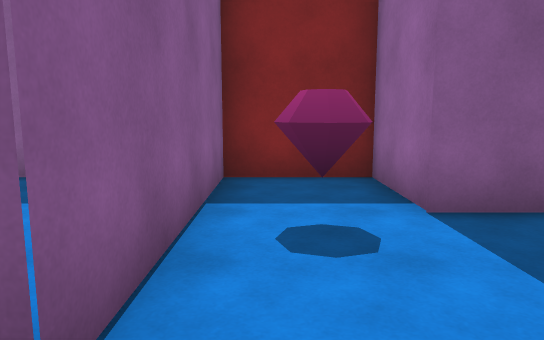
view 1 (above)

18 first-person views from a walk through a scene from a Unity 3-D project. The camera is 1.4 m above the floor, tilts 8° down and sees 70° across. The floor is counted in squares, 1.33 m on a side. Each view is taken from the middle of a square. On the plan, view 1 faces up. The plan holds only what a view shows up to about 14 squares ahead; the rest is blank. The place goes on beyond the plan. The player character is not drawn.

view 2
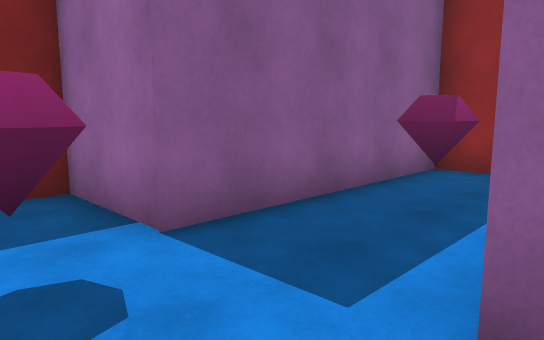

view 3
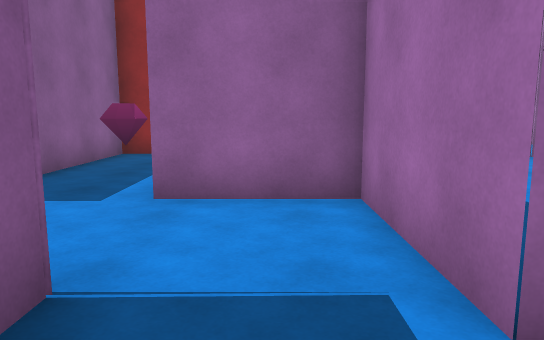

view 4
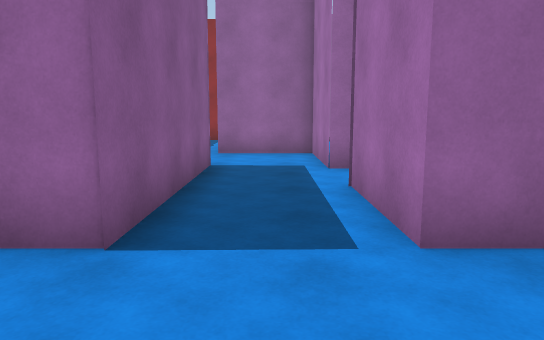

view 5
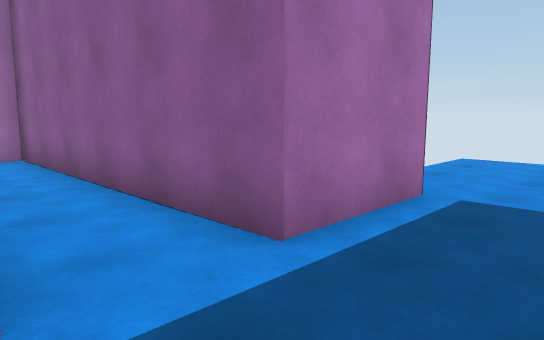

view 6
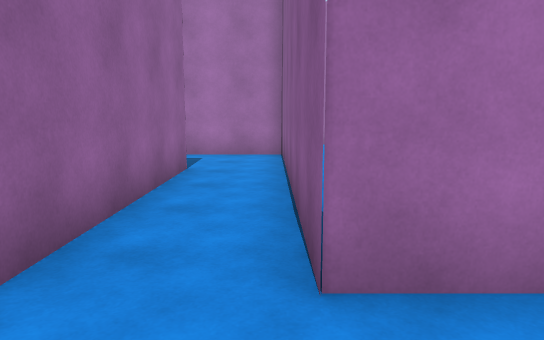

view 7
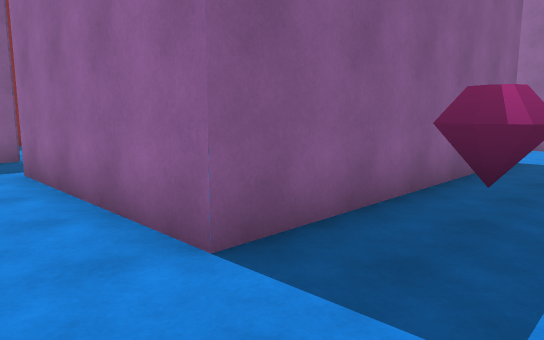

view 8
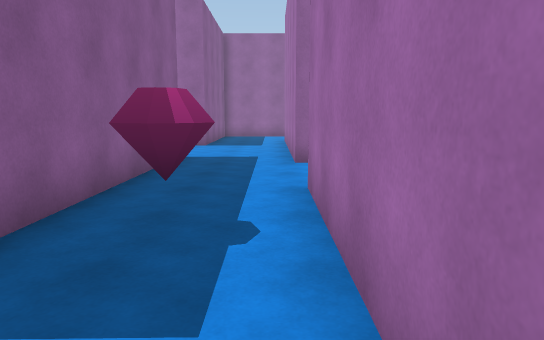

view 9
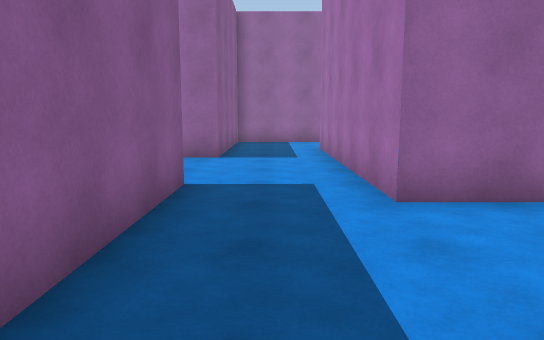

view 10
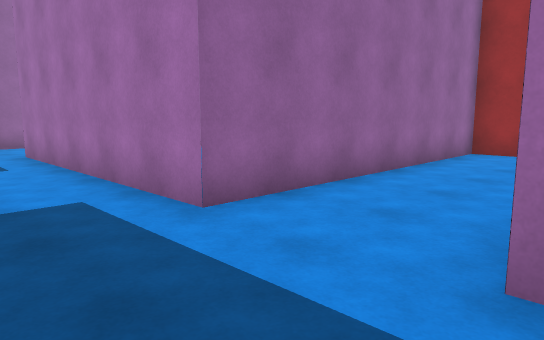

view 11
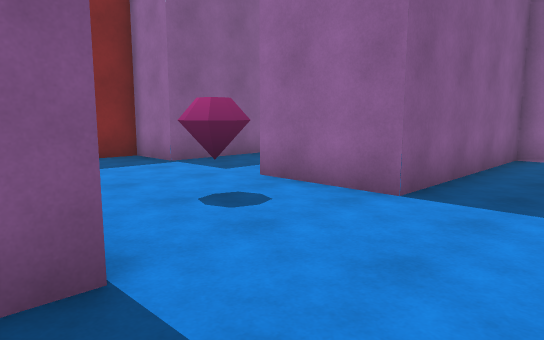

view 12
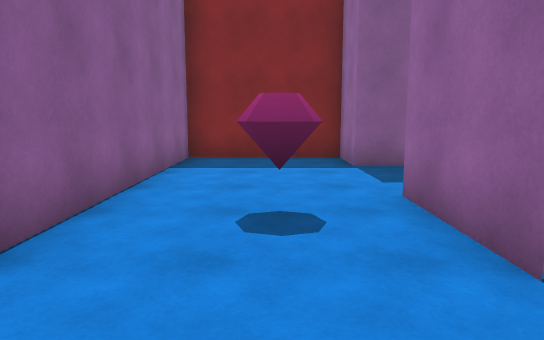

view 13
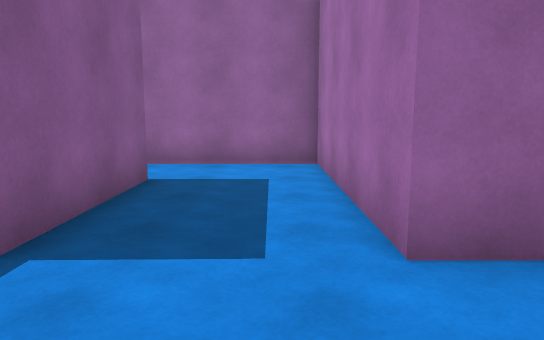

view 14
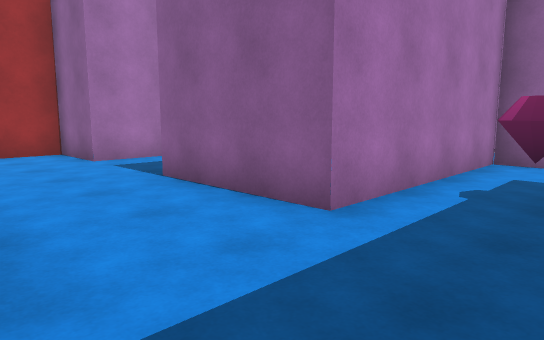

view 15
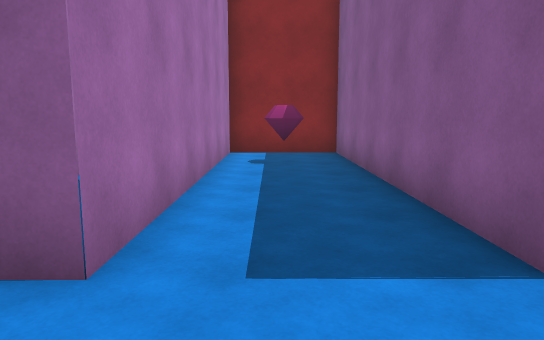

view 16
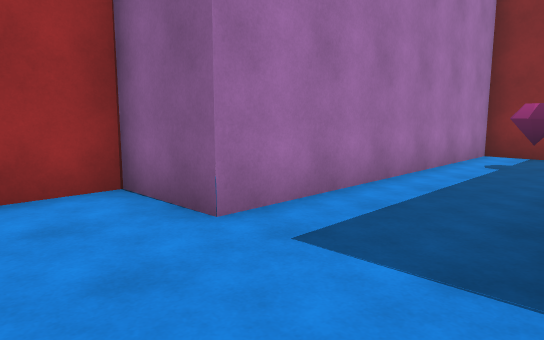

view 17
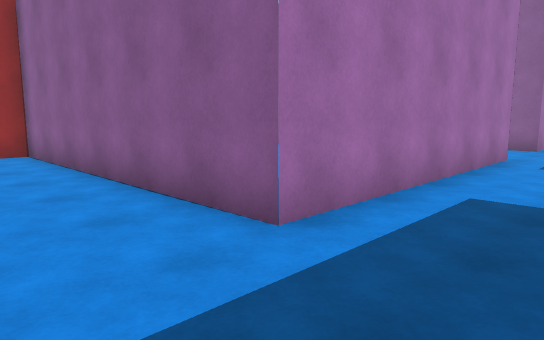

view 18
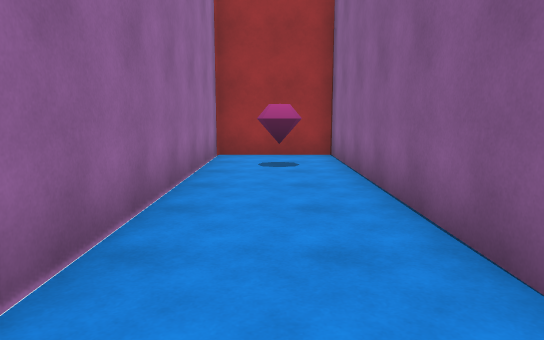

### Floor plan
Ten units are one square. View 1 is at (0, 0); x grows to the right and y downward. Boxes are objects, and circles mark ways between rooms. Rooms are numbered by the first view taken in them; rooms with no view inside come last. Other rooms are left out.
<svg viewBox="-95 -71 265 261">
<path fill="none" stroke="#000" d="M-13 12 18 12 18 -16M77 -30 77 -41 18 -41 18 -66 -8 -66 -8 -13M70 66 -13 66 -13 12M165 72 165 66 107 66 107 40 165 40 165 2M144 9 107 9 107 -8 69 -8 69 61M-8 -13 -60 -13 -60 -22M18 184 56 184 56 95 134 95 134 184 165 184 165 95M-60 12 -33 12 -33 95 26 95 26 132 -60 132 -60 162 26 162 26 185M-60 22 -60 12"/>
<rect x="-5" y="-45" width="10" height="10" fill="#bbb"><title>other object</title></rect>
<rect x="45" y="-35" width="10" height="10" fill="#bbb"><title>other object</title></rect>
<rect x="-45" y="145" width="10" height="10" fill="#bbb"><title>other object</title></rect>
<rect x="-5" y="75" width="10" height="10" fill="#bbb"><title>other object</title></rect>
<rect x="85" y="45" width="10" height="10" fill="#bbb"><title>other object</title></rect>
<rect x="145" y="155" width="10" height="10" fill="#bbb"><title>other object</title></rect>
<circle cx="-10" cy="-5" r="3" fill="#2a7"/>
<circle cx="-67" cy="-10" r="3" fill="#2a7"/>
<text x="20" y="-30">1</text>
<text x="70" y="70">2</text>
<text x="-90" y="0">3</text>
</svg>
Room 1 opens to room 2. Room 2 opens to room 3.

Where each view was taken, in squares from view 1:
view 1: 0 up, 0 right, facing up
view 2: 1 up, 0 right, facing up-right
view 3: 0 up, 3 left, facing right
view 4: 0 up, 9 left, facing right
view 5: 1 up, 1 left, facing down-left
view 6: 1 up, 3 left, facing down
view 7: 9 down, 3 left, facing up-right
view 8: 9 down, 3 left, facing right
view 9: 8 down, 1 right, facing right
view 10: 7 down, 2 right, facing down-right
view 11: 9 down, 6 right, facing up-right
view 12: 9 down, 9 right, facing up
view 13: 3 down, 8 right, facing right
view 14: 7 down, 6 right, facing down-left
view 15: 15 down, 5 right, facing left
view 16: 13 down, 5 right, facing down-left
view 17: 7 down, 16 right, facing down-left
view 18: 8 down, 15 right, facing down
